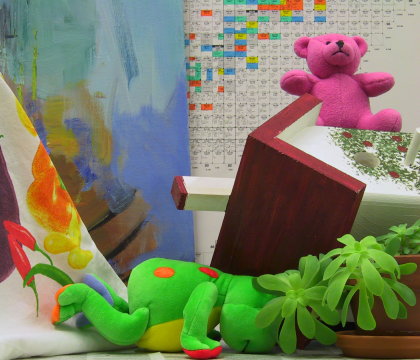
#> input picture input/teddy-frame10.png, 420 x 360 px
$ jupyter execute mid-Duc.ipynb   (older library calls are emulated)
#> lines starting #> are read from the running program, lines starting #| are printed output that depends on the picture; after the words box and inside, x2 and y2 are one past the last pixel; in counts of white or black regions, pixels touching at a corner belong together
# Load

[cell 1]
# --- Cell 1: Import & Load Images ---
import cv2, numpy as np, matplotlib.pyplot as plt, os

# Đọc ảnh cho từng phần
img_input  = cv2.imread('input/teddy-frame10.png', cv2.IMREAD_GRAYSCALE)
#> img_input: shape (360, 420); min 5, max 232, mean 121.8
img_left   = cv2.imread('input/frame10.png',  cv2.IMREAD_GRAYSCALE)
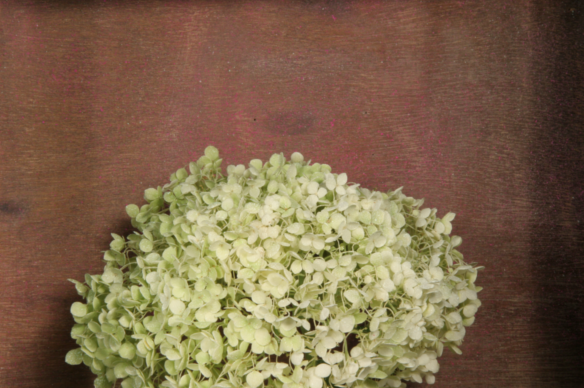
#> input picture input/frame10.png, 584 x 388 px
#> img_left: shape (388, 584); min 9, max 228, mean 105.4
img_right  = cv2.imread('input/frame11.png', cv2.IMREAD_GRAYSCALE)
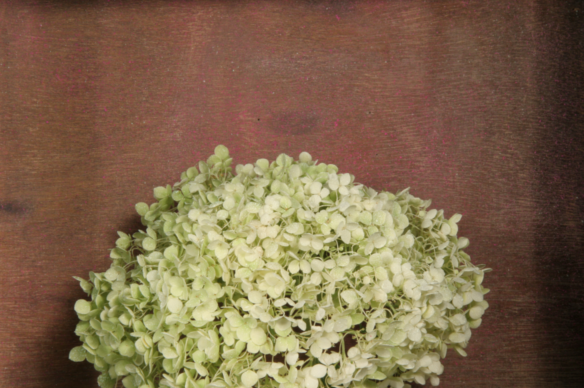
#> input picture input/frame11.png, 584 x 388 px
#> img_right: shape (388, 584); min 9, max 228, mean 106.5
imgs_pano  = [cv2.imread(f'input/redcanyon-00{i}.JPG') for i in range(42,46) if os.path.exists(f'input/redcanyon-00{i}.JPG')]

# Kiểm tra
print("Loaded:",
      f"\n  input:  {img_input is not None}",
      f"\n  stereo:    {img_left is not None and img_right is not None}",
      f"\n  pano imgs: {len(imgs_pano)}")
#| Loaded:
#|   input:  True
#|   stereo:    True
#|   pano imgs: 0

# A

[cell 2]
def imshow_grid_A(imgs, titles=None, cmap='gray', figsize=(14, 6)):
    n = len(imgs)
    plt.figure(figsize=figsize)

    for i, im in enumerate(imgs):
        if i < 2:
            # Hàng 1: 2 ảnh
            plt.subplot(2, 4, i+1)
        else:
            # Hàng 2: 4 ảnh (căn giữa bằng cách bỏ cột 1)
            plt.subplot(2, 4, i + 3)
        plt.imshow(im, cmap=cmap)
        if titles and i < len(titles):
            plt.title(titles[i])
        plt.axis('off')

    plt.tight_layout()
    plt.show()


def PSNR_A(a, b):
    mse = np.mean((a.astype(np.float32) - b.astype(np.float32))**2)
    if mse == 0:
        return float('inf')
    return 20 * np.log10(255.0 / np.sqrt(mse))


def grad_sim_A(a, b):
    gx_a = cv2.Sobel(a, cv2.CV_32F, 1, 0, 3)
    gy_a = cv2.Sobel(a, cv2.CV_32F, 0, 1, 3)
    gx_b = cv2.Sobel(b, cv2.CV_32F, 1, 0, 3)
    gy_b = cv2.Sobel(b, cv2.CV_32F, 0, 1, 3)
    ga, gb = np.sqrt(gx_a**2 + gy_a**2), np.sqrt(gx_b**2 + gy_b**2)
    mse = np.mean((ga - gb)**2)
    return 1 - mse / (np.var(ga) + 1e-8)


def partA_image_filtering(img_gray):
    base = img_gray

    # --- Add noise types ---
    gauss = np.clip(base + np.random.normal(0, 20, base.shape), 0, 255).astype(np.uint8)
    sp = base.copy()
    rnd = np.random.rand(*base.shape)
    sp[rnd < 0.01] = 0
    sp[rnd > 0.99] = 255
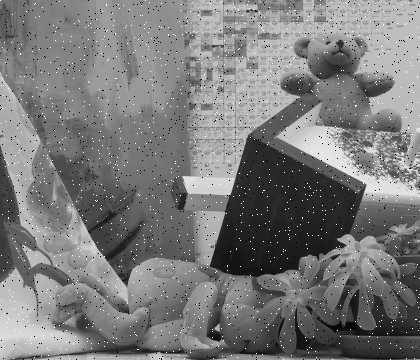
#> sp: shape (360, 420); min 0, max 255, mean 121.8
    noises = {'Gaussian': gauss, 'SaltPepper': sp}

    results = {}

    for nname, noisy in noises.items():
        # --- Filters ---
        mean_ = cv2.blur(noisy, (5, 5))
        gauss_ = cv2.GaussianBlur(noisy, (5, 5), 0)
        median_ = cv2.medianBlur(noisy, 5)
        lap = cv2.Laplacian(noisy, cv2.CV_32F)
        sharp = np.clip(noisy - 0.7 * lap, 0, 255).astype(np.uint8)

        filters = {
            'Mean': mean_,
            'Gaussian': gauss_,
            'Median': median_,
            'LaplacianSharpen': sharp
        }

        # --- Compute metrics ---
        table = {k: (PSNR_A(base, v), grad_sim_A(base, v)) for k, v in filters.items()}
        results[nname] = {'noisy': noisy, 'filters': filters, 'metrics': table}

        # --- Display results ---
        imshow_grid_A(
            [base, noisy, mean_, gauss_, median_, sharp],
            ['Original', f'Noisy {nname}', 'Mean', 'Gaussian', 'Median', 'Laplacian Sharpen'],
            figsize=(14, 6)
        )

        print(f"\n--- Noise: {nname} ---")
        for k, (p, s) in table.items():
            print(f"{k:16s} PSNR={p:.2f}  GradSim={s:.3f}")
#> this loop made 2 passes
#> (nname, n in imshow_grid_A) on passes 1 to 2: ('Gaussian', 6), ('SaltPepper', 6)
#| --- Noise: Gaussian ---
#| Mean             PSNR=27.22  GradSim=0.400
#| Gaussian         PSNR=28.72  GradSim=0.640
#| Median           PSNR=27.80  GradSim=0.573
#| LaplacianSharpen PSNR=11.35  GradSim=-9.106
#| --- Noise: SaltPepper ---
#| Mean             PSNR=27.16  GradSim=0.390
#| Gaussian         PSNR=28.63  GradSim=0.619
#| Median           PSNR=29.66  GradSim=0.710
#| LaplacianSharpen PSNR=17.73  GradSim=-1.015
#> pass 1, in partA_image_filtering, `lap = cv2.Laplacian(noisy, cv2.CV_32F)`:
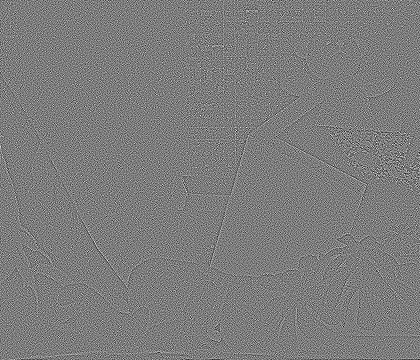
#> lap: shape (360, 420) float32; min -431, max 449, mean -0.1; drawn with min black and max white
#> after the loop, results = 2 items

    return results


# Run Part A
resA = partA_image_filtering(img_input)
#> resA = 2 items

# B

[cell 3]
# --- Part B: 3D Reconstruction (BM + SGBM + Epipolar Lines) ---
def partB_3D_full(img_left, img_right):
    """
    --- Explanation (Part B) ---
    Stereo matching finds the horizontal shift (disparity) between
    corresponding pixels in the left and right rectified images.
    The closer the object, the larger the disparity value.
    BM (Block Matching) compares fixed-size blocks directly.
    SGBM (Semi-Global Block Matching) refines disparity by minimizing
    a global cost function, producing smoother and more accurate results.
    The disparity map is then reprojected into 3D coordinates using matrix Q.
    """
    imgL = cv2.equalizeHist(img_left)
    imgR = cv2.equalizeHist(img_right)

    # --- Disparity: BM ---
    bm = cv2.StereoBM_create(numDisparities=64, blockSize=5)
    disp_bm = bm.compute(imgL, imgR).astype(np.float32) / 16.0

    # --- Disparity: SGBM ---
    sgbm = cv2.StereoSGBM_create(
        minDisparity=0,
        numDisparities=64,
        blockSize=5,
        P1=8 * 3 * 5 ** 2,
        P2=32 * 3 * 5 ** 2,
        disp12MaxDiff=1,
        uniquenessRatio=10,
        speckleWindowSize=50,
        speckleRange=2
    )
    disp_sgbm = sgbm.compute(imgL, imgR).astype(np.float32) / 16.0

    # --- Visualization disparity ---
    plt.figure(figsize=(10, 4))
    plt.subplot(1, 2, 1)
    plt.imshow(disp_bm, cmap='jet')
    plt.title('BM Disparity')
    plt.colorbar()
    plt.subplot(1, 2, 2)
    plt.imshow(disp_sgbm, cmap='jet')
    plt.title('SGBM Disparity')
    plt.colorbar()
    plt.show()

    # --- Q matrix ---
    h, w = imgL.shape
#> h = 388; w = 584
    f = 0.8 * w
#> f = 467.2
    Q = np.float32([[1, 0, 0, -w / 2],
                    [0, -1, 0, h / 2],
                    [0, 0, 0, -f],
                    [0, 0, 1, 0]])

    # --- Convert disparity to 3D point clouds ---
    pts_bm, clr_bm = disparity_to_pointcloud(disp_bm, imgL, Q)
#> in disparity_to_pointcloud, `points_3D = cv2.reprojectImageTo3D(disp, Q)`: points_3D: shape (388, 584, 3) float32; 2.9% of the values are NaN or infinite; the others: min -934.4, max 568, mean 74.74
#> in disparity_to_pointcloud, `mask = (disp > disp.min()) & np.isfinite(points_3D[:, :, 2])`:
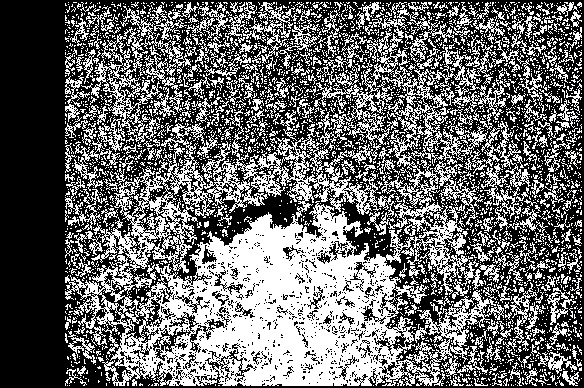
#> mask: shape (388, 584) bool; 41.5% white; 3249 white regions (2942 under 20 px), largest, box (x1, y1, x2, y2) and area: (65, 31, 506, 386) 56051, (81, 27, 191, 152) 3175, (365, 2, 454, 63) 865
    pts_sgbm, clr_sgbm = disparity_to_pointcloud(disp_sgbm, imgL, Q)
#> in disparity_to_pointcloud (call 2), `points_3D = cv2.reprojectImageTo3D(disp, Q)`: points_3D: shape (388, 584, 3) float32; 19.79% of the values are NaN or infinite; the others: min -830.6, max 517.3, mean 19.01
#> in disparity_to_pointcloud (call 2), `mask = (disp > disp.min()) & np.isfinite(points_3D[:, :, 2])`: mask: shape (388, 584) bool; 50.6% white; 499 black regions (361 under 20 px), largest, box (x1, y1, x2, y2) and area: (0, 0, 584, 388) 90816, (306, 0, 470, 62) 3349, (480, 104, 552, 161) 1215

    save_ply_B('output/pointcloud_BM.ply', pts_bm, clr_bm)
    save_ply_B('output/pointcloud_SGBM.ply', pts_sgbm, clr_sgbm)
    print(f"Saved PLYs: BM={len(pts_bm)} pts, SGBM={len(pts_sgbm)} pts")
#| Saved PLYs: BM=94010 pts, SGBM=114701 pts

    # --- Show 3D scatter ---
    fig = plt.figure(figsize=(10, 5))
    ax1 = fig.add_subplot(121, projection='3d')
    ax2 = fig.add_subplot(122, projection='3d')
    show_cloud(ax1, pts_bm, "BM Point Cloud")
    show_cloud(ax2, pts_sgbm, "SGBM Point Cloud")
    plt.show()
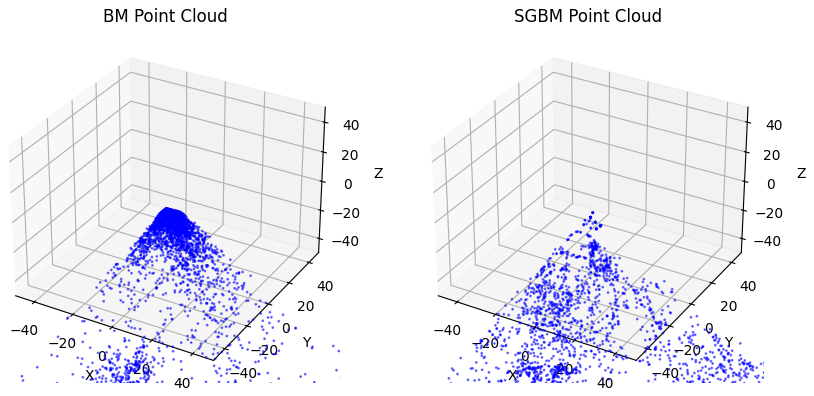
#> figure drawn by matplotlib, 2 panels

    # --- Epipolar Geometry ---
    plot_epipolar_lines(imgL, imgR)

    return disp_bm, disp_sgbm, pts_bm, pts_sgbm


# --- Helper: disparity to 3D ---
def disparity_to_pointcloud(disp, img, Q):
    points_3D = cv2.reprojectImageTo3D(disp, Q)
    mask = (disp > disp.min()) & np.isfinite(points_3D[:, :, 2])
    points = points_3D[mask]
    colors = img[mask]
    Z = points[:, 2]
    valid = (Z > -10000) & (Z < 10000)
    return points[valid], colors[valid]


# --- Helper: save point cloud ---
def save_ply_B(filename, verts, colors):
    verts = verts.reshape(-1, 3)
    if colors.ndim == 1:
        colors = np.stack([colors] * 3, axis=1)
    colors = np.clip(colors, 0, 255).astype(np.uint8)
    verts = np.hstack([verts, colors])
    ply_header = '''ply
format ascii 1.0
element vertex %(vert_num)d
property float x
property float y
property float z
property uchar red
property uchar green
property uchar blue
end_header
'''
    with open(filename, 'w') as f:
        f.write(ply_header % dict(vert_num=len(verts)))
        np.savetxt(f, verts, fmt='%f %f %f %d %d %d')


# --- Helper: show 3D cloud ---
def show_cloud(ax, pts, title):
    sample = pts[::max(1, len(pts) // 5000)]
    ax.scatter(sample[:, 0], sample[:, 1], sample[:, 2], c='b', s=1, alpha=0.5)
    ax.set_title(title)
    ax.set_xlabel('X'); ax.set_ylabel('Y'); ax.set_zlabel('Z')
    ax.set_xlim([-50, 50]); ax.set_ylim([-50, 50]); ax.set_zlim([-50, 50])


# --- Helper: Epipolar Lines Visualization ---
# --- Helper: Epipolar Lines Visualization (both images) ---
def plot_epipolar_lines(imgL, imgR):
    sift = cv2.SIFT_create()
    kp1, des1 = sift.detectAndCompute(imgL, None)
#> kp1 = 2673 keypoints; strongest (x, y, size): (303, 367, 2.1), (301, 330, 5.1), (352, 341, 8.9), (184, 338, 3.8)
    kp2, des2 = sift.detectAndCompute(imgR, None)
#> kp2 = 2819 keypoints; strongest (x, y, size): (297, 330, 5.1), (298, 367, 2.3), (345, 307, 2.5), (268, 297, 1.8)

    bf = cv2.BFMatcher(cv2.NORM_L2, crossCheck=True)
    matches = sorted(bf.match(des1, des2), key=lambda x: x.distance)
#> matches = 1733 matches
    pts1 = np.float32([kp1[m.queryIdx].pt for m in matches])
#> pts1 = 1733 pairs, first value 2.32 to 514.3, second value 5.39 to 383.8
    pts2 = np.float32([kp2[m.trainIdx].pt for m in matches])
#> pts2 = 1733 pairs, first value 3.34 to 518.2, second value 5.22 to 384.3

    # Ước lượng Fundamental Matrix
    F, mask = cv2.findFundamentalMat(pts1, pts2, cv2.FM_RANSAC)
#> F = [[4.23e-07, 0.000778, -0.237], [-0.000776, 1.09e-06, 0.0477], [0.236, -0.0513, 1]]; mask = 1733 values, max 1 at index 0, min 0 at index 560, mean 0.886
    print(f"Fundamental Matrix:\n{F}")
#| Fundamental Matrix:
#| [[ 4.22856206e-07  7.78119256e-04 -2.36508394e-01]
#|  [-7.75802562e-04  1.09299279e-06  4.76657454e-02]
#|  [ 2.35846059e-01 -5.13021382e-02  1.00000000e+00]]

    # Lọc inlier
    pts1 = pts1[mask.ravel() == 1]
#> pts1 = 1535 pairs, first value 2.32 to 514.3, second value 5.39 to 383.8
    pts2 = pts2[mask.ravel() == 1]
#> pts2 = 1535 pairs, first value 5.66 to 518.2, second value 5.22 to 384.3

    # --- Tính và vẽ epipolar lines cho cả hai ảnh ---
    lines1 = cv2.computeCorrespondEpilines(pts2.reshape(-1, 1, 2), 2, F)
#> lines1 = 1535 rows, first 8: [0.56, 0.829, -286.5], [0.985, 0.172, -113.1], [0.545, 0.839, -288.6], [0.576, 0.817, -284], [0.816, 0.578, -226.2], [0.984, 0.178, -115.1], [0.662, 0.75, -268.8], [0.493, 0.87, -295]
    lines2 = cv2.computeCorrespondEpilines(pts1.reshape(-1, 1, 2), 1, F)
#> lines2 = 1535 rows, first 8: [-0.56, -0.828, 288.6], [-0.985, -0.173, 117], [-0.546, -0.838, 290.5], [-0.578, -0.816, 286], [-0.816, -0.578, 229.2], [-0.984, -0.179, 118.9], [-0.662, -0.75, 271.3], [-0.493, -0.87, 296.8]
    lines1 = lines1.reshape(-1, 3)
    lines2 = lines2.reshape(-1, 3)

    imgL_color = cv2.cvtColor(imgL, cv2.COLOR_GRAY2BGR)
    imgR_color = cv2.cvtColor(imgR, cv2.COLOR_GRAY2BGR)

    # Giới hạn hiển thị 10 cặp để dễ quan sát
    for r1, r2, pt1, pt2 in zip(lines1[:10], lines2[:10], pts1[:10], pts2[:10]):
        color = tuple(np.random.randint(0, 255, 3).tolist())
        # Epipolar line bên trái
        x0, y0 = map(int, [0, -r1[2] / r1[1]])
        x1, y1 = map(int, [imgL.shape[1], -(r1[2] + r1[0] * imgL.shape[1]) / r1[1]])
        imgL_color = cv2.line(imgL_color, (x0, y0), (x1, y1), color, 1)
        imgL_color = cv2.circle(imgL_color, tuple(np.int32(pt1)), 5, color, -1)

        # Epipolar line bên phải
        x0, y0 = map(int, [0, -r2[2] / r2[1]])
        x1, y1 = map(int, [imgR.shape[1], -(r2[2] + r2[0] * imgR.shape[1]) / r2[1]])
        imgR_color = cv2.line(imgR_color, (x0, y0), (x1, y1), color, 1)
        imgR_color = cv2.circle(imgR_color, tuple(np.int32(pt2)), 5, color, -1)
#> this loop made 10 passes
#> (r1, r2, pt1, pt2, color) on passes 1 to 6: ([0.56, 0.829, -286.5], [-0.56, -0.828, 288.6], [432.2, 53.84], [436.1, 53.56], (152, 36, 144)), ([0.985, 0.172, -113.1], [-0.985, -0.173, 117], [105, 56.45], [108.9, 56.3], (28, 28, 189)), ([0.545, 0.839, -288.6], [-0.546, -0.838, 290.5], [410.8, 76.79], [414.8, 76.88], (202, 189, 139)), ([0.576, 0.817, -284], [-0.578, -0.816, 286], [408.3, 59.15], [412.3, 59.05], (48, 101, 22)), ([0.816, 0.578, -226.2], [-0.816, -0.578, 229.2], [264, 18.87], [267.6, 18.66], (231, 62, 50)), ([0.984, 0.178, -115.1], [-0.984, -0.179, 118.9], [91.37, 141.2], [95.14, 141.3], (184, 154, 188))
#> pass 1, in plot_epipolar_lines, `imgR_color = cv2.line(imgR_color, (x0, y0), (x1, y1), color, 1)`:
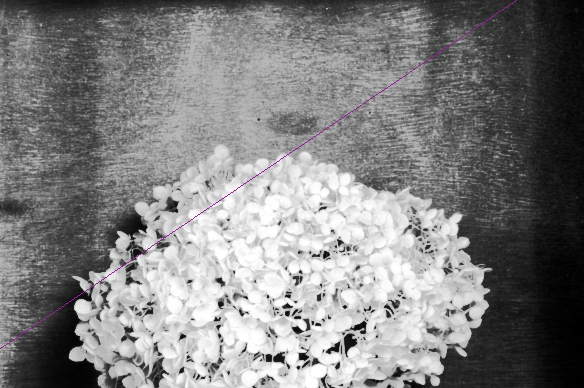
#> imgR_color: shape (388, 584, 3); mean B, G, R 128.7, 128.5, 128.7
#> after the loop:
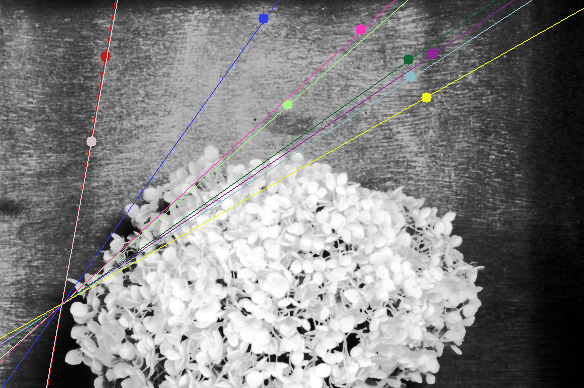
#> imgL_color: shape (388, 584, 3); mean B, G, R 128.8, 128.8, 129.2
#> after the loop:
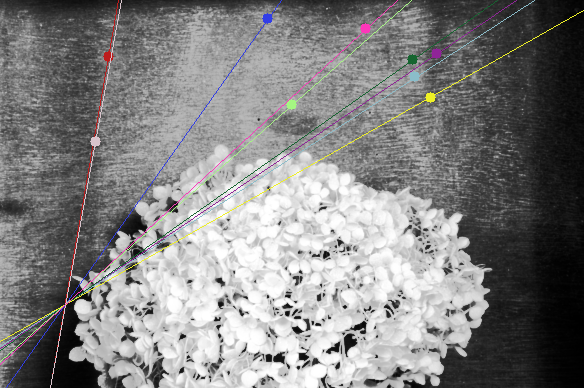
#> imgR_color: shape (388, 584, 3); mean B, G, R 128.9, 128.9, 129.3

    plt.figure(figsize=(10, 4))
    plt.subplot(121); plt.imshow(imgL_color[..., ::-1]); plt.title("Epipolar Lines (Left)")
    plt.subplot(122); plt.imshow(imgR_color[..., ::-1]); plt.title("Epipolar Lines (Right)")
    plt.show()
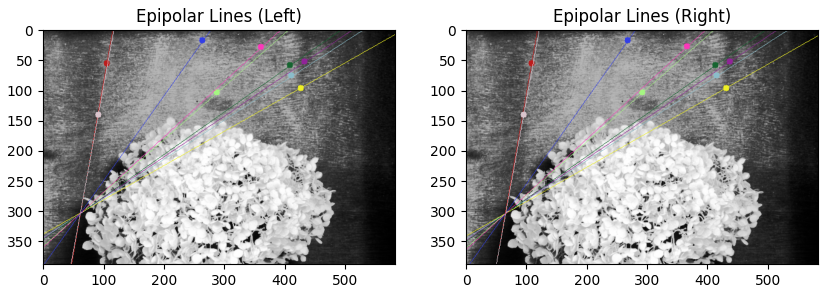
#> figure drawn by matplotlib, 2 panels


# --- Run ---
disp_bm, disp_sgbm, pts_bm, pts_sgbm = partB_3D_full(img_left, img_right)
